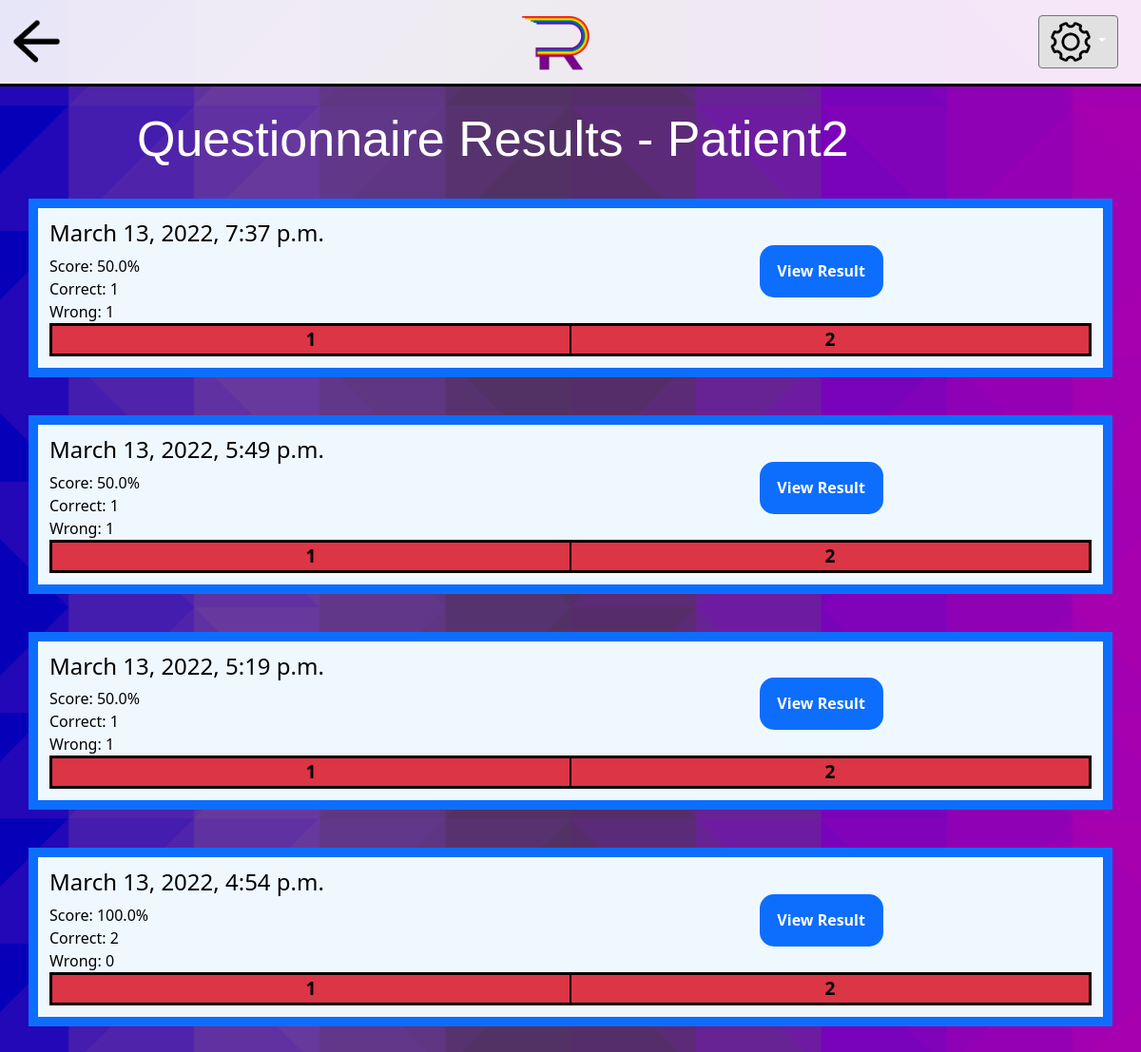
Before: /reviewResults/ (signed in) with the older database file.
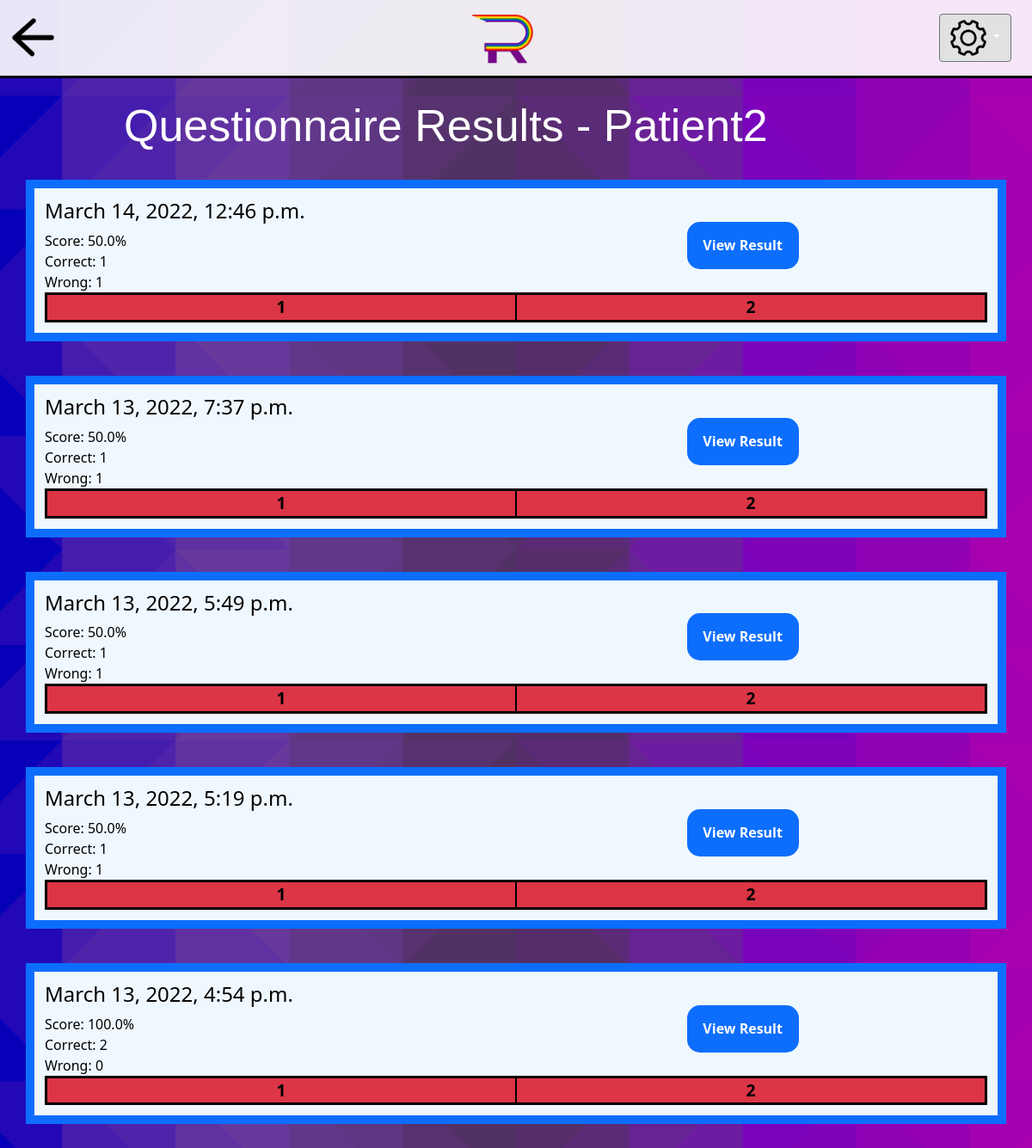
After: the same page with the newer database file.
### Remember/models.py (models this page shows, shortened)
class Question(models.Model):
    question_text = models.CharField(max_length=200, default="")
    description = models.CharField(max_length=200, default="")
    picture = models.FileField(upload_to='uploads/images/question_pics/', max_length=200, default="") #https://docs.djangoproject.com/en/1.10/ref/models/fields/#django.db.models.FileField
    A = models.CharField(max_length=200, default="")
    B = models.CharField(max_length=200, default="")
    C = models.CharField(max_length=200, default="")
    D = models.CharField(max_length=200, default="")
    answer = models.IntegerField(default=0)
    lastSubAnswer = models.IntegerField(default=0)
    timeEnded = models.DateTimeField()
    quiz = models.ForeignKey(Quiz, on_delete=models.CASCADE)
    author = models.ForeignKey(User, on_delete=models.CASCADE)

### Remember/views.py (the view, shortened to what this page needs)
# urls.py: path('reviewResults/', views.reviewResults, name='reviewResults'),
def reviewResults(request):
    if request.session['userType'] == "patient":
        user = Patient.objects.get(pk = request.session['loggedInID'])
        myQuizs = Quiz.objects.filter(order = 2, patient = user)
        results = []
        for quiz in myQuizs:
            results.append(ResultContainer(quiz))
        results.reverse()
        return render(request, 'Remember/reviewResults.html', {'QuizeResults': results, 'patient': user})
    else:
        return HttpResponseRedirect(reverse('Remember:loginPage'))

### Remember/views.py (called while the page is built)
def calculateScore(questionsIn):
    correct = 0
    wrong = 0
    for question in questionsIn:
        if question.lastSubAnswer == question.answer:
            correct = correct + 1
        else:
            wrong = wrong + 1
    total = correct + wrong
    score = (correct / total) * 100
    tally = []
    tally.append(score)
    tally.append(correct)
    tally.append(wrong)
    return tally

### Remember/templates/Remember/reviewResults.html (shortened to what this page needs)
{% load static %}
<link rel="stylesheet" type="text/css" href="{% static 'remember/style.css' %}">
<!doctype html>
<html lang="en">
    <head>
  <link href="https://cdn.jsdelivr.net/npm/bootstrap@5.1.3/dist/css/bootstrap.min.css" rel="stylesheet"
>
</head>
<body>
  <nav class="autohide navbar navbar-light" style="padding-left: 1vw;padding-right: 1vw;">
      <a class="navbar-brand" href="/remember/userMenu" >
          <button class="backButton"></button>
      </a>
      <a href="/remember/userMenu">
          <div class="logo"></div>
      </a>
      <div class="dropdown" style="padding-right:1vw;">
          <a class="btn btn-secondary dropdown-toggle" href="#" role="button" id="dropdownMenuLink" data-bs-toggle="dropdown" aria-expanded="false">
              <img src="/../../static/remember/images/settingsIcon1.png" style="width:42px;height:42px;">
          </a>
      </div>
  </nav>
                    <h1>
                        Questionnaire Results - {{patient.firstName}}
                    </h1>
                {% for result in QuizeResults %}
                <form action="{% url 'Remember:questionnaireResults' %}" method="post">
                    <div class="d-flex flex-column bd-highlight mb-3">
                        <button type="submit" value = "questionnaireResults" class="container results">
                            <div class="row flex-nowrap">
                                <div class="col-8">
                                    <div class="d-flex justify-content-start">
                                        <h4>
                                            {{result.completionTime}}
                                        </h4>
                                    </div>
                                    <div class="d-flex justify-content-start">
                                        <p class="boxContent">
                                            Score:
                                            <span>{{result.score}}%</span>
                                        </p>
                                    </div>
                                    <div class="d-flex justify-content-start">
                                        <p class="boxContent">
                                            Correct:
                                            <span>{{result.correct}}</span>
                                        </p>
                                    </div>
                                    <div class="d-flex justify-content-start">
                                        <p class="boxContent">
                                            Wrong:
                                            <span>{{result.wrong}}</span>
                                        </p>
                                    </div>
                                </div>
                                <div class="col-4 align-self-center">
                                    <div class="d-flex justify-content-center align-self-center fakeBtn"> View Result </div>
                                </div>
                            </div>
                            <div class="row flex-nowrap">
                                <div class="col-12">
                                    <div class="outerBorder" value = "" id="quizID{{result.quiz.id}}">
                                        <div class="d-flex justify-content-start">
                                        {% for q in result.myQuestions %}
                                            <span class="answerBlock individualCorrectAnswer" value={{result.length}} id={{q.id}} style="width:100%"></span>
                                        {% endfor %}
                                        </div>
                                    </div>
                                </div>
                            </div>
                        </button>
                        <br>
                    </div>
                </form>
                {% endfor %}
    </body>
</html>

Changed rows visible on the page:
added Question: completionTime "March 14, 2022, 12:46 p.m."
added Question: {{ result.length }} 2 (drawn), shown under "March 14, 2022, 12:46 p.m."
Other visible differences:
new list line: "Score: 50.0 % Correct: 1 Wrong: 1 View Result"
